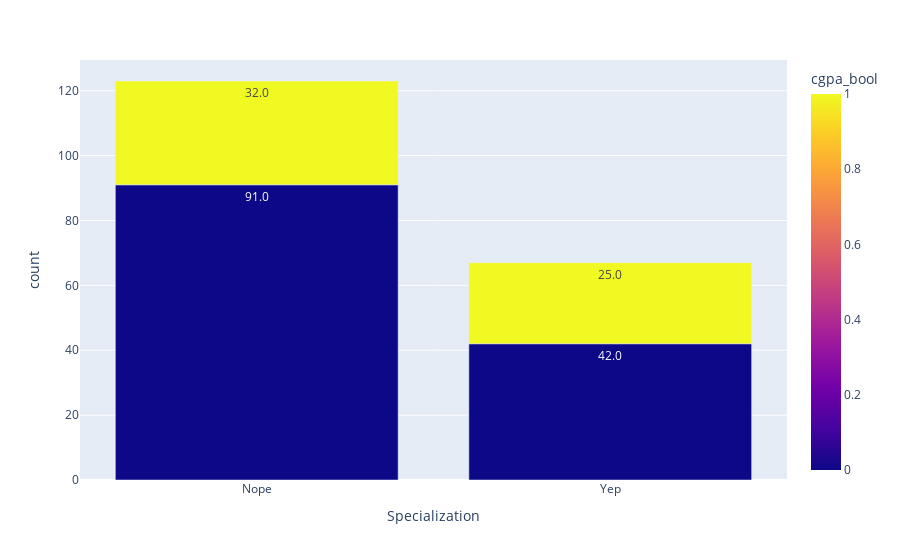

Notebook code for this chart:
### Markdown cell above
### Spl

### Code cell
df_temp = df_prepocessed.groupby("spl")['cgpa_bool'].value_counts().reset_index(name="count")
# df_temp['cgpa_bool'] = df_temp['cgpa_bool'].map({1: "9-pointer", 0: "Non-9-pointer"})
df_temp['percentages']=df_temp.groupby('spl')['count'].transform(lambda x: x/x.sum() *100)
fig = px.bar(df_temp, x="spl", y="count",color='cgpa_bool', text_auto='.1f',color_discrete_map={
                "9-pointer": "#873260",
                "Non-9-pointer": "#DAA520",
                },barmode="relative" , hover_data={'percentages': ':.1f'},
category_orders={"cgpa_bool": ["9-pointer", "Non-9-pointer"]})
fig.update_layout(
    legend_title_text="CGPA Category",
    xaxis_title="Specialization"
)
fig.show()

### Figure 1 — Plotly figure (JSON) as saved in the notebook; plotly's stock layout.template omitted (floating-point values rounded to 4 significant figures)
{"data": [{"customdata": [[73.98], [26.02], [62.69], [37.31]], "hovertemplate": "spl=%{x}<br>count=%{y}<br>percentages=%{customdata[0]:.1f}<br>cgpa_bool=%{marker.color}<extra></extra>", "legendgroup": "", "marker": {"color": [0, 1, 0, 1], "coloraxis": "coloraxis", "pattern": {"shape": ""}}, "name": "", "orientation": "v", "showlegend": false, "textposition": "auto", "texttemplate": "%{y:.1f}", "type": "bar", "x": ["Nope", "Nope", "Yep", "Yep"], "xaxis": "x", "y": [91, 32, 42, 25], "yaxis": "y"}], "layout": {"barmode": "relative", "coloraxis": {"colorbar": {"title": {"text": "cgpa_bool"}}, "colorscale": [[0, "#0d0887"], [0.1111, "#46039f"], [0.2222, "#7201a8"], [0.3333, "#9c179e"], [0.4444, "#bd3786"], [0.5556, "#d8576b"], [0.6667, "#ed7953"], [0.7778, "#fb9f3a"], [0.8889, "#fdca26"], [1, "#f0f921"]]}, "legend": {"title": {"text": "CGPA Category"}, "tracegroupgap": 0}, "margin": {"t": 60}, "xaxis": {"anchor": "y", "domain": [0, 1], "title": {"text": "Specialization"}}, "yaxis": {"anchor": "x", "domain": [0, 1], "title": {"text": "count"}}}}
